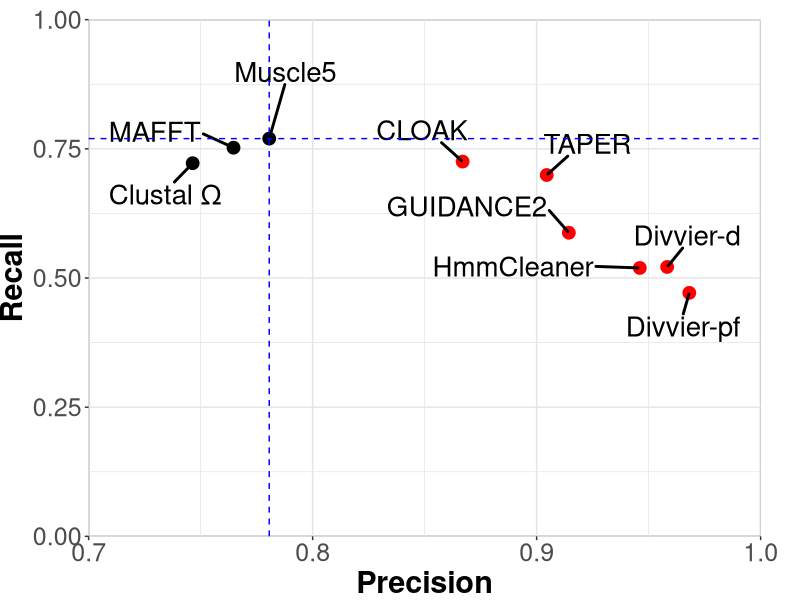
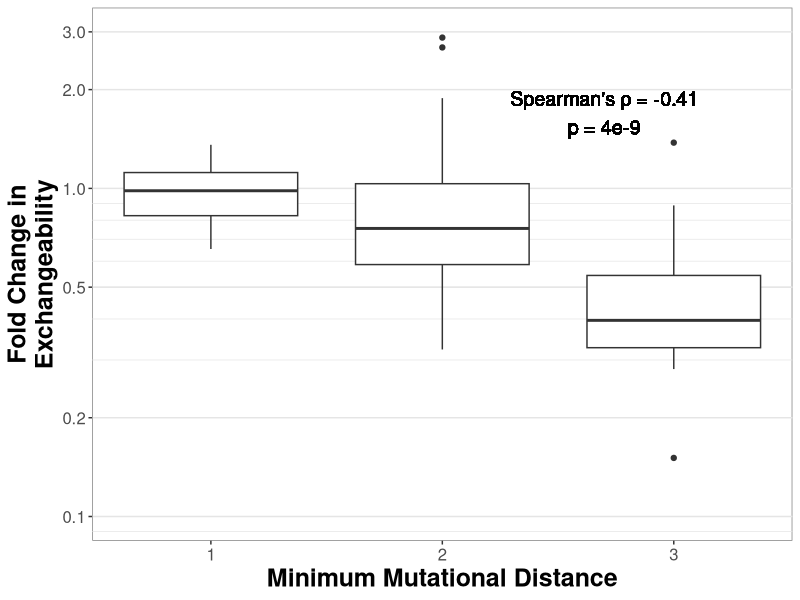
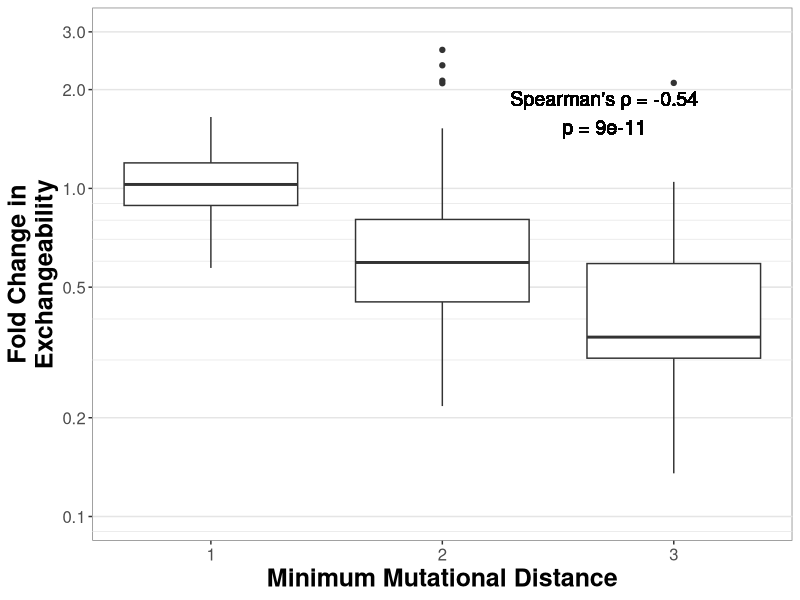
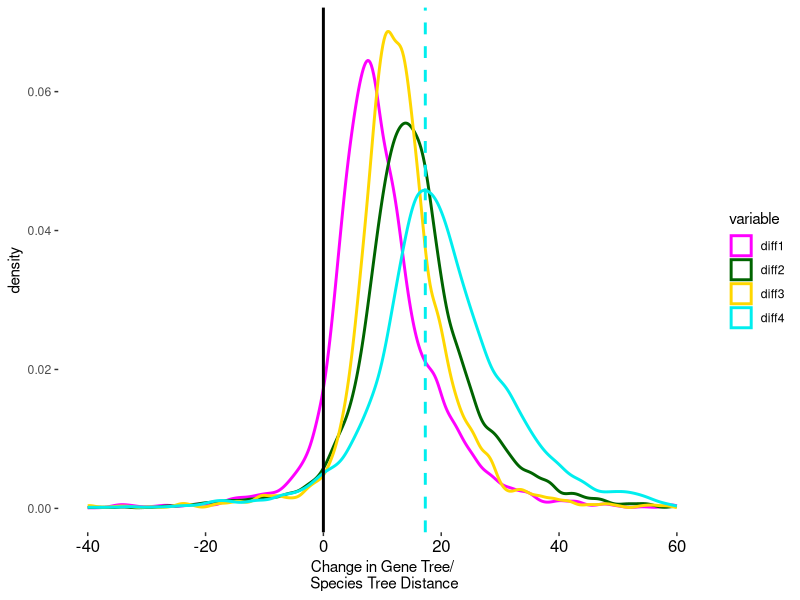
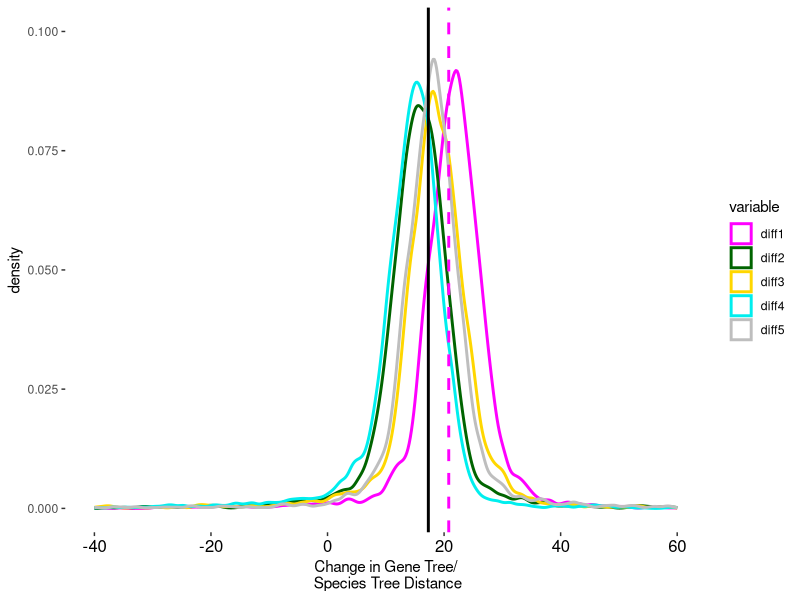
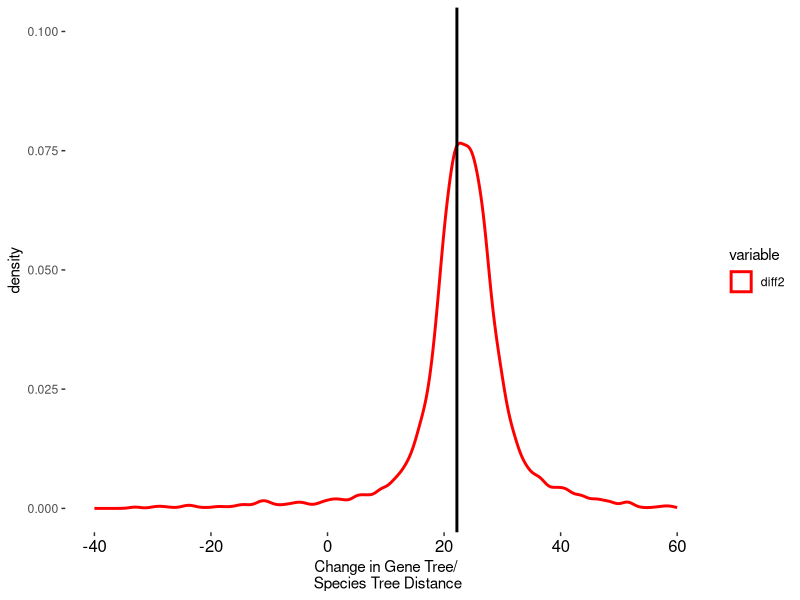
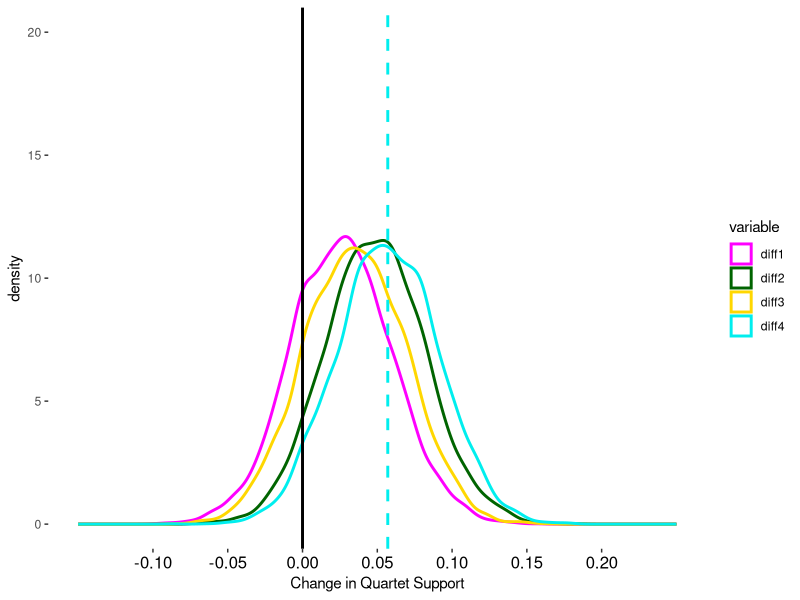
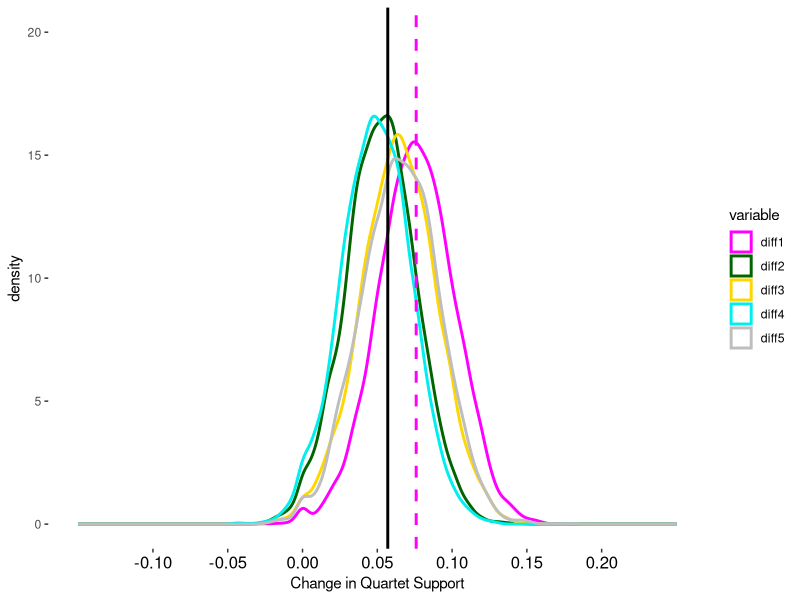

These charts were generated, in order, by the following R code: (Note: this script raises an error after producing the figures.)
library(ggplot2)
library(ggrepel)
library(scales)
library(dplyr)

#Figure 1

figure1 <- read.csv("figure1.csv")

ggplot(figure1,aes(x=1-false_discovery_rate,y=true_positive_rate,label=labels),colour=types)+
	geom_point(size=4,colour=figure1$types)+labs(x="Precision",y="Recall")+
	geom_text_repel(size=7,box.padding=1,min.segment.length = unit(0, 'lines'),segment.size = 1) +
	theme(axis.title=element_text(size=22, face ="bold"),title=element_text(size=22, face ="bold"),axis.text = element_text(size = 18),panel.background = element_rect(fill = "white", colour = "grey50"),panel.grid.major = element_line(colour = "grey90"),panel.grid.minor = element_line(colour = "grey90"))+geom_hline(yintercept=0.7698268362364417, linetype="dashed", color = "blue", linewidth=0.5)+geom_vline(xintercept=1-0.21938855618981626, linetype="dashed", color = "blue", linewidth=0.5)+
	scale_y_continuous(limits = c(0,1), expand = c(0, 0))+scale_x_continuous(limits=c(0.7,1),expand=c(0,0)) +
	theme(plot.margin = margin(0.5,1,0,0, "cm"))

#Figure2

figure2 <- read.csv("figure2.csv")

log10_minor_break = function (...){
  function(x) {
    minx         = floor(min(log10(x), na.rm=T))-1;
    maxx         = ceiling(max(log10(x), na.rm=T))+1;
    n_major      = maxx-minx+1;
    major_breaks = seq(minx, maxx, by=1)
    minor_breaks = 
      rep(log10(seq(1, 9, by=1)), times = n_major)+
      rep(major_breaks, each = 9)
    return(10^(minor_breaks))
  }
}

ggplot(figure2,aes(x=min,y=cloak_change,group = factor(min)),log="y") + labs( x = "Minimum Mutational Distance", y = "Fold Change in\nExchangeability")+ 
	geom_boxplot() +
	theme(axis.title=element_text(size=18, face ="bold"),title=element_text(size=18, face ="bold"),
		panel.background = element_rect(fill = "white", colour = "grey50"),
		panel.grid.major = element_line(colour = "grey90"),
		panel.grid.minor = element_line(colour = "grey90"),
		panel.grid.minor.x = element_blank(),
        panel.grid.major.x = element_blank()) +
	theme(axis.text = element_text(size = 12)) +geom_text(data=figure2, aes(x = 2.7, y = 1.7, label = "Spearman's \u03C1 = -0.41\np = 4e-9"),size=5, colour = 'black') +
	scale_y_continuous(trans='log10', limits=c(0.1,3), breaks = c(0.1,0.2,0.5,1,2,3),minor_breaks=log10_minor_break())


ggplot(figure2,aes(x=min,y=divvier_change,group = factor(min))) + labs( x = "Minimum Mutational Distance", y = "Fold Change in\nExchangeability")+ 
	geom_boxplot() +
	theme(axis.title=element_text(size=18, face ="bold"),title=element_text(size=18, face ="bold"),
		panel.background = element_rect(fill = "white", colour = "grey50"),
		panel.grid.major = element_line(colour = "grey90"),
		panel.grid.minor = element_line(colour = "grey90"),
		panel.grid.minor.x = element_blank(),
        panel.grid.major.x = element_blank()) +
	theme(axis.text = element_text(size = 12)) +geom_text(data=figure2, aes(x = 2.7, y = 1.7, label = "Spearman's \u03C1 = -0.54\np = 9e-11"),size=5, colour = 'black') +
	scale_y_continuous(trans='log10', limits=c(0.1,3), breaks = c(0.1,0.2,0.5,1,2,3),minor_breaks=log10_minor_break())

#Figure 3A

lrm1 <- read.csv("figure3a.csv")

ggplot(lrm1, aes(x=-value, color=variable))+
	theme_bw() + theme(panel.border = element_blank(), panel.grid.major = element_blank(),panel.grid.minor = element_blank(),axis.text.x = element_text(color = "black", size=12))+
	scale_color_manual(values=c("magenta","dark green","gold","cyan2")) +
    geom_density(size = 1) + labs(x="Change in Gene Tree/\n Species Tree Distance") + 
    geom_vline(aes(xintercept=17.3),color="cyan2", linetype="dashed", size=1) +
    geom_vline(aes(xintercept=0),color="black", linetype="solid", size=1) +
	xlim(-40,60) 
	ylim(0,0.1)

#Figure 3B

lrm2 <- read.csv("figure3b.csv")

ggplot(lrm2, aes(x=-value, color=variable))+
	theme_bw() + theme(panel.border = element_blank(), panel.grid.major = element_blank(),panel.grid.minor = element_blank(),axis.text.x = element_text(color = "black", size=12))+
	scale_color_manual(values=c("magenta","dark green","gold","cyan2","grey")) +
    geom_density(size = 1) + labs(x="Change in Gene Tree/\n Species Tree Distance") + 
    geom_vline(aes(xintercept=17.3),color="black", linetype="solid", size=1) +
	geom_vline(aes(xintercept=20.8),color="magenta", linetype="dashed", size=1) +
    xlim(-40,60) +
	ylim(0,0.1)

#Figure 3C

lrm_gtrpmix <- read.csv("figure3c.csv")

ggplot(lrm_gtrpmix, aes(x=-value, color=variable))+
	theme_bw() + theme(panel.border = element_blank(), panel.grid.major = element_blank(),panel.grid.minor = element_blank(),axis.text.x = element_text(color = "black", size=12))+
	scale_color_manual(values=c("red")) +
    geom_density(size = 1) + labs(x="Change in Gene Tree/\n Species Tree Distance") + 
    geom_vline(aes(xintercept=22.2),color="black", linetype="solid", size=1) +
	xlim(-40,60) +
	ylim(0,0.1)

#Figure 3D

quartet1 <- read.csv("figure3d.csv")

ggplot(quartet1, aes(x=value, color=variable))+
	theme_bw() + theme(panel.border = element_blank(), panel.grid.major = element_blank(),panel.grid.minor = element_blank(),axis.text.x = element_text(color = "black", size=12))+
	scale_color_manual(values=c("magenta","dark green","gold","cyan2")) +
    geom_density(size = 1) + labs(x="Change in Quartet Support") + 
    geom_vline(aes(xintercept=0.057),color="cyan2", linetype="dashed", size=1) +
    geom_vline(aes(xintercept=0),color="black", linetype="solid", size=1) +
    scale_x_continuous(breaks=c(-0.1,-0.05,0,0.05,0.1,0.15,0.2),limits=c(-0.15,0.25)) +
    ylim(0,20)

#Figure 3E

quartet2 <- read.csv("figure3e.csv")

ggplot(quartet2, aes(x=value, color=variable))+
	theme_bw() + theme(panel.border = element_blank(), panel.grid.major = element_blank(),panel.grid.minor = element_blank(),axis.text.x = element_text(color = "black", size=12))+
	scale_color_manual(values=c("magenta","dark green","gold","cyan2","grey")) +
    geom_density(size = 1) + labs(x="Change in Quartet Support") + 
    geom_vline(aes(xintercept=0.057),color="black", linetype="solid", size=1) +
    geom_vline(aes(xintercept=0.076),color="magenta", linetype="dashed", size=1) +
    scale_x_continuous(breaks=c(-0.1,-0.05,0,0.05,0.1,0.15,0.2),limits=c(-0.15,0.25)) +
    ylim(0,20)

#Figure 3F

quartet_gtrpmix <- read.csv("figure3f.csv")

ggplot(quartet_gtrpmix, aes(x=value, color=variable))+
	theme_bw() + theme(panel.border = element_blank(), panel.grid.major = element_blank(),panel.grid.minor = element_blank(),axis.text.x = element_text(color = "black", size=12))+
	scale_color_manual(values=c("red")) +
    geom_density(size = 1) + labs(x="Change in Gene Tree/\n Species Tree Distance") + 
    geom_vline(aes(xintercept=0.097),color="black", linetype="solid", size=1) +
    scale_x_continuous(breaks=c(-0.1,-0.05,0,0.05,0.1,0.15,0.2),limits=c(-0.15,0.25)) +
    ylim(0,30)

#Figure 3G

dlt1 <- read.csv("figure3g.csv")

ggplot(dlt1, aes(x=value, color=variable))+
	theme_bw() + theme(panel.border = element_blank(), panel.grid.major = element_blank(),panel.grid.minor = element_blank(),axis.text.x = element_text(color = "black", size=12))+
	scale_color_manual(values=c("magenta","dark green","gold","cyan2")) +
    geom_density(size = 1) + labs(x="Decrease in DLT/#Nodes") + 
    geom_vline(aes(xintercept=0.063),color="cyan2", linetype="dashed", size=1) +
    geom_vline(aes(xintercept=0),color="black", linetype="solid", size=1) +
    xlim(-0.4,0.4) +
    ylim(0,10)

#Figure 3H

dlt2 <- read.csv("figure3h.csv")

ggplot(dlt2, aes(x=value, color=variable))+
	theme_bw() + theme(panel.border = element_blank(), panel.grid.major = element_blank(),panel.grid.minor = element_blank(),axis.text.x = element_text(color = "black", size=12))+
	scale_color_manual(values=c("magenta","dark green","gold","cyan2","grey")) +
    geom_density(size = 1) + labs(x="Decrease in DLT/#Nodes") + 
    geom_vline(aes(xintercept=0.047),color="black", linetype="solid", size=1) +
    geom_vline(aes(xintercept=0.063),color="magenta", linetype="dashed", size=1)+
    xlim(-0.4,0.4) +
    ylim(0,15)

#Figure 3I

dlt3 <- read.csv("figure3i.csv")

ggplot(dlt_gtrpmix, aes(x=value, color=variable))+
	theme_bw() + theme(panel.border = element_blank(), panel.grid.major = element_blank(),panel.grid.minor = element_blank(),axis.text.x = element_text(color = "black", size=12))+
	scale_color_manual(values=c("red")) +
    geom_density(size = 1) + labs(x="Change in Gene Tree/\n Species Tree Distance") + 
    geom_vline(aes(xintercept=0.063),color="black", linetype="solid", size=1)+
    xlim(-0.4,0.4) +
    ylim(0,15)

#Figure 4A

ggplot(lrm_absolute, aes(x=value, color=variable))+
	theme_bw() + theme(panel.border = element_blank(), panel.grid.major = element_blank(),panel.grid.minor = element_blank(),axis.text.x = element_text(color = "black", size=22))+
	scale_color_manual(values=c("magenta","dark green")) +
    geom_density(size = 1) + labs(x="LRM Tree Distance") +
    scale_x_reverse()

#Figure 4B

ggplot(quartet_absolute, aes(x=value, color=variable))+
	theme_bw() + theme(panel.border = element_blank(), panel.grid.major = element_blank(),panel.grid.minor = element_blank(),axis.text.x = element_text(color = "black", size=22))+
	scale_color_manual(values=c("magenta","dark green")) +
    geom_density(size = 1) + labs(x="Quartet Support") +
    scale_x_continuous(breaks=c(0.4,0.6,0.8,1),limits=c(0.3,1))

#Figure 4C

ggplot(dlt_absolute, aes(x=value, color=variable))+
	theme_bw() + theme(panel.border = element_blank(), panel.grid.major = element_blank(),panel.grid.minor = element_blank(),axis.text.x = element_text(color = "black", size=18))+
	scale_color_manual(values=c("magenta","dark green")) +
    geom_density(size = 1) + labs(x="DLT/#Tips") +
    scale_x_reverse(limits = c(5, 0), breaks = c(4,3,2,1,0)) 

#Figure 4D

ggplot(boot_df, aes(x=value, color=variable))+
	theme_bw() + theme(panel.border = element_blank(), panel.grid.major = element_blank(),panel.grid.minor = element_blank(),axis.text.x = element_text(color = "black", size=22))+
	scale_color_manual(values=c("magenta","dark green")) +
    geom_density(size = 1) + labs(x="Mean Boostrap") + 
	scale_x_continuous(breaks=c(0,25,50,75,100),limits=c(0,100))

#Figure 4E

ggplot(scf, aes(x=value, color=variable))+
	theme_bw() + theme(panel.border = element_blank(), panel.grid.major = element_blank(),panel.grid.minor = element_blank(),axis.text.x = element_text(color = "black", size=22))+
	scale_color_manual(values=c("magenta","dark green")) +
    geom_density(size = 0.75) + labs(x="Mean sCF") + 
	scale_x_continuous(breaks=c(0,25,50,75,100),limits=c(0,100)) +
	ylim(0,0.05)

#Figure 5

figure5 <- read.csv("figure5.csv")

ggplot(filter(figure5,variable=="uncleaned"), aes(x=length, y=distance, colour = factor(genes),size=factor(genes),group=factor(genes)))+
    geom_point()+
    scale_size_manual(values = c("1" = 0.1,"4"=0.25,"8"=0.25)) +
    scale_color_manual(values=c("grey","blue","dark green")) +
    theme_bw() + theme(plot.margin = margin(10, 10, 10, 10),panel.grid.major = element_blank(),panel.grid.minor = element_blank(),axis.text = element_text(color = "black", size=14),axis.title = element_text(size = 14))+
    labs(x="Mean Sequence Length (Amino Acids)",y="Lin-Rajan-Moret Distance\n to Species Tree") +
    geom_smooth(data = filter(figure5, genes == 4,variable=="uncleaned"), method = "lm", se = TRUE,fill="blue",linewidth=1, alpha = 0.2) + 
    geom_smooth(data = filter(figure5, genes == 8,variable=="uncleaned"), method = "lm", se = TRUE,fill="dark green",linewidth=1, alpha = 0.2) + 
    geom_smooth(data = filter(figure5, genes == 1,variable=="uncleaned"), method = "loess", se = TRUE,color="black",linewidth=1, alpha = 0.9) + 
    scale_y_continuous(limits = c(0, 600), expand = c(0, 0))+
    scale_x_continuous(limits = c(0,10000),expand=c(0,0),breaks=c(2000,4000,6000,8000))

ggplot(filter(figure5,genes==1), aes(x=length, y=distance, colour = factor(variable),size=factor(genes),group=factor(genes)))+
    geom_point()+
    scale_size_manual(values = c("1" = 0.1)) +
    scale_color_manual(values=c("dark red","grey")) +
    theme_bw() + theme(plot.margin = margin(10, 10, 10, 10),legend.position = "none",panel.grid.major = element_blank(),panel.grid.minor = element_blank(),axis.text = element_text(color = "black", size=14),axis.title = element_text(size = 14))+
    labs(x="Mean Sequence Length (Amino Acids)",y="Lin-Rajan-Moret Distance\n to Species Tree") +
    geom_smooth(data = filter(figure5, genes == 1,variable=="uncleaned"), method = "loess", se = TRUE,color="black",linewidth=1, alpha = 0.9) + 
    geom_smooth(data = filter(figure5, genes == 1,variable=="cleaned"), method = "loess", se = TRUE,color="dark red",linewidth=1, alpha = 0.9) + 
    scale_y_continuous(limits = c(0, 600), expand = c(0, 0))
